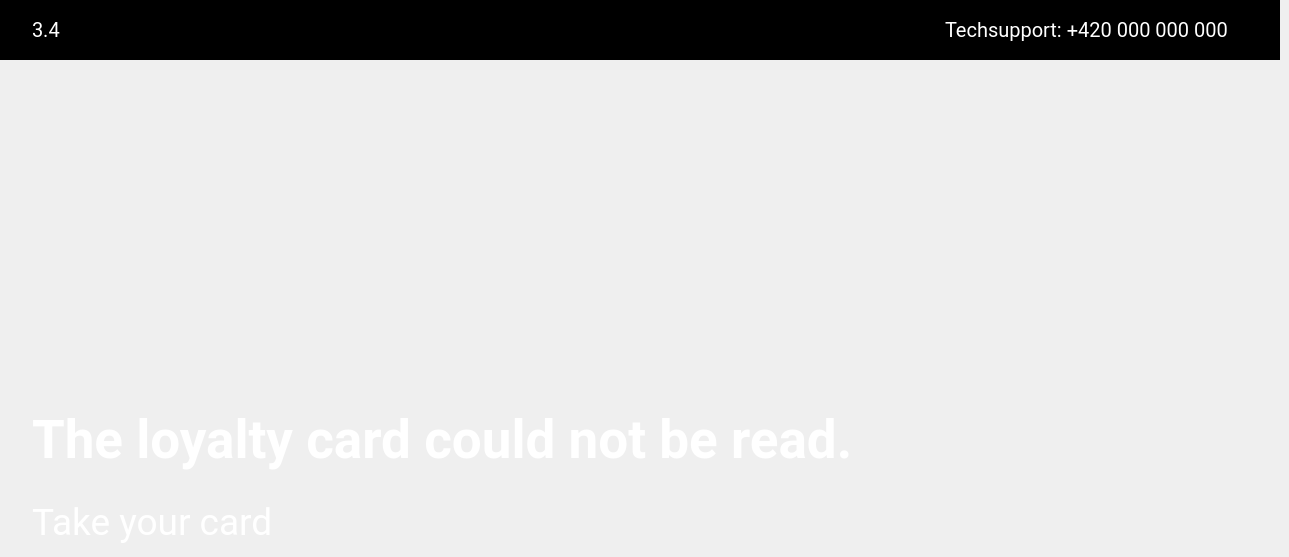
    <widget class="QWidget" name="i15Page">
     <widget class="QFrame" name="i15FrLogo">
      <property name="geometry">
       <rect>
        <x>0</x>
        <y>0</y>
        <width>1280</width>
        <height>60</height>
       </rect>
      </property>
      <property name="styleSheet">
       <string notr="true">background-color:rgb(0, 0, 0);
border:none;</string>
      </property>
      <property name="frameShape">
       <enum>QFrame::StyledPanel</enum>
      </property>
      <property name="frameShadow">
       <enum>QFrame::Raised</enum>
      </property>
      <widget class="QLabel" name="i15LblLogo">
       <property name="geometry">
        <rect>
         <x>578</x>
         <y>13</y>
         <width>124</width>
         <height>34</height>
        </rect>
       </property>
       <property name="text">
        <string>&lt;html&gt;&lt;head/&gt;&lt;body&gt;&lt;p&gt;&lt;img src=&quot;:/res/pic/Frame.png&quot;/&gt;&lt;/p&gt;&lt;/body&gt;&lt;/html&gt;</string>
       </property>
      </widget>
      <widget class="QLabel" name="i15LblNumbPage">
       <property name="geometry">
        <rect>
         <x>32</x>
         <y>18</y>
         <width>120</width>
         <height>24</height>
        </rect>
       </property>
       <property name="font">
        <font>
         <family>Roboto</family>
         <pointsize>15</pointsize>
        </font>
       </property>
       <property name="styleSheet">
        <string notr="true">color:rgb(255, 255, 255);
qproperty-alignment: AlignLeft;</string>
       </property>
       <property name="text">
        <string>3.4</string>
       </property>
      </widget>
      <widget class="QLabel" name="i15LblTech">
       <property name="geometry">
        <rect>
         <x>945</x>
         <y>18</y>
         <width>303</width>
         <height>24</height>
        </rect>
       </property>
       <property name="font">
        <font>
         <family>Roboto</family>
         <pointsize>15</pointsize>
        </font>
       </property>
       <property name="styleSheet">
        <string notr="true">color:rgb(255, 255, 255);
qproperty-alignment: AlignLeft;</string>
       </property>
       <property name="text">
        <string>Techsupport: +420 000 000 000</string>
       </property>
      </widget>
     </widget>
     <widget class="QLabel" name="i15LblPic">
      <property name="geometry">
       <rect>
        <x>600</x>
        <y>297</y>
        <width>80</width>
        <height>80</height>
       </rect>
      </property>
      <property name="text">
       <string>&lt;html&gt;&lt;head/&gt;&lt;body&gt;&lt;p&gt;&lt;img src=&quot;:/res/pic/Danger.png&quot;/&gt;&lt;/p&gt;&lt;/body&gt;&lt;/html&gt;</string>
      </property>
     </widget>
     <widget class="QLabel" name="i15LblText">
      <property name="geometry">
       <rect>
        <x>32</x>
        <y>409</y>
        <width>1215</width>
        <height>61</height>
       </rect>
      </property>
      <property name="font">
       <font>
        <family>Roboto</family>
        <pointsize>40</pointsize>
        <weight>75</weight>
        <bold>true</bold>
       </font>
      </property>
      <property name="styleSheet">
       <string notr="true">color:rgb(255, 255, 255);
qproperty-alignment: AlignCenter;</string>
      </property>
      <property name="text">
       <string>The loyalty card could not be read.</string>
      </property>
     </widget>
     <widget class="QLabel" name="i15LblText2">
      <property name="geometry">
       <rect>
        <x>32</x>
        <y>497</y>
        <width>1215</width>
        <height>51</height>
       </rect>
      </property>
      <property name="font">
       <font>
        <family>Roboto</family>
        <pointsize>28</pointsize>
       </font>
      </property>
      <property name="styleSheet">
       <string notr="true">color:rgb(255, 255, 255);
qproperty-alignment: AlignCenter;</string>
      </property>
      <property name="text">
       <string>Take your card</string>
      </property>
     </widget>
    </widget>
